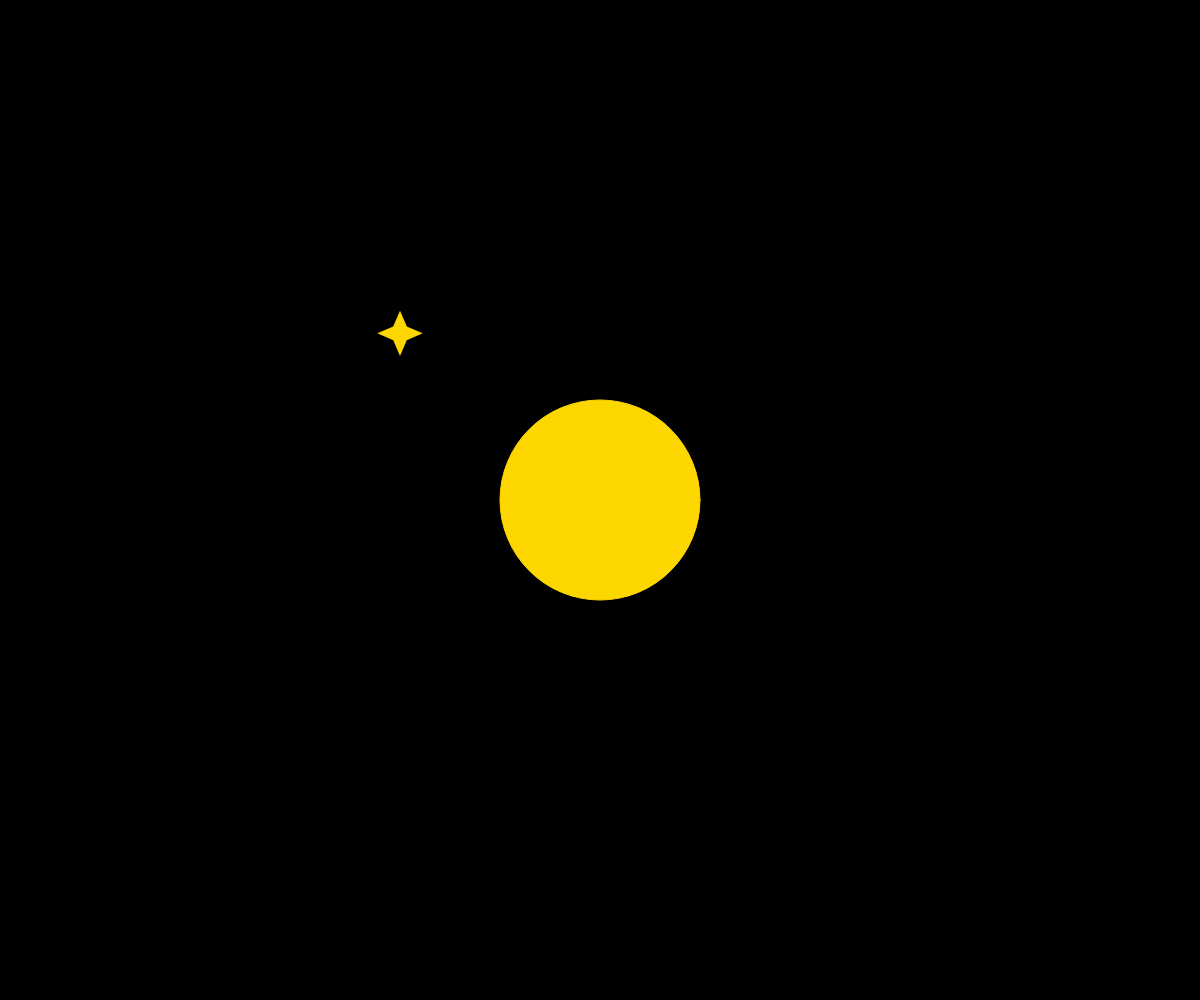
Frame 1 (no input)
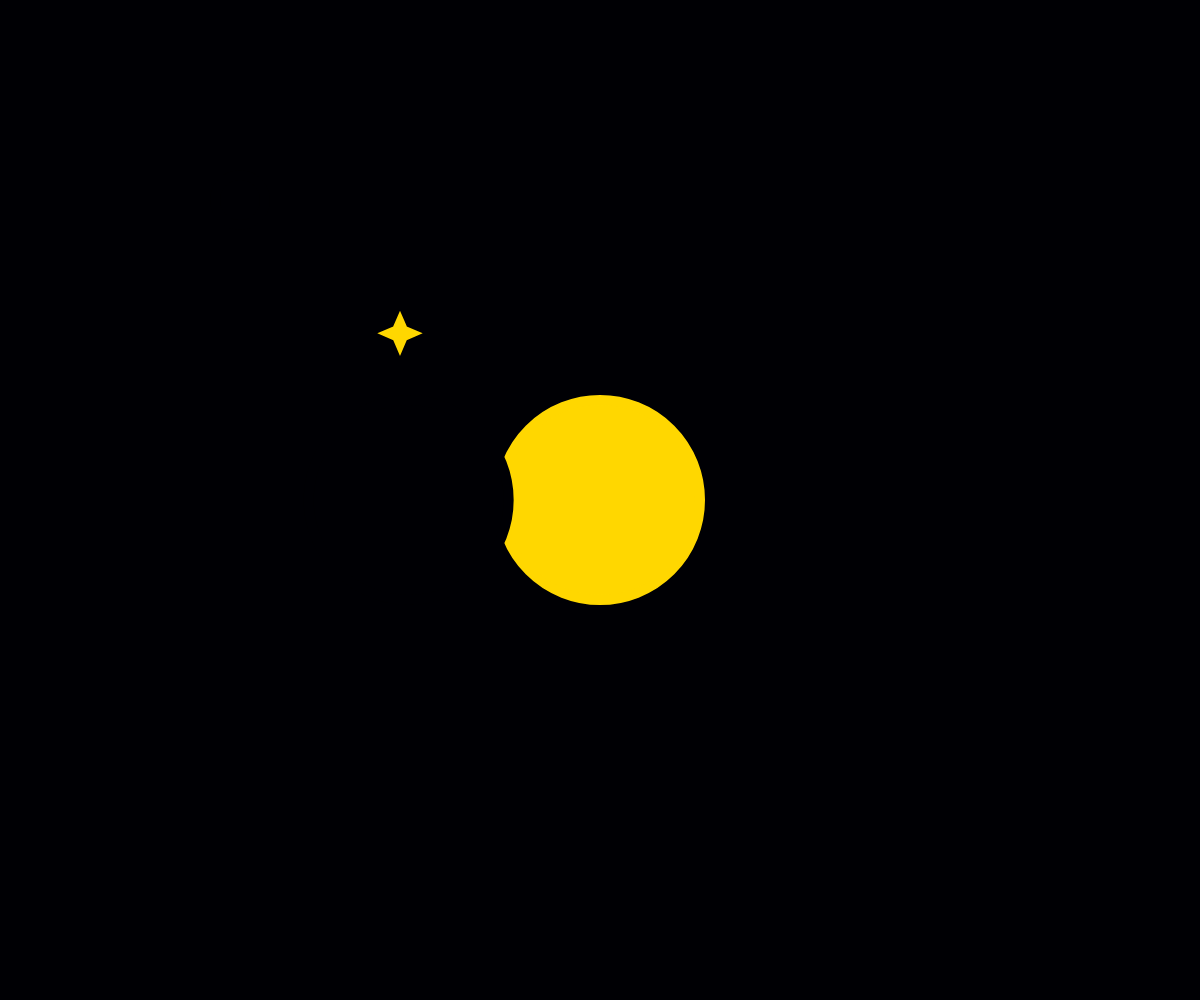
Frame 60 (no input)
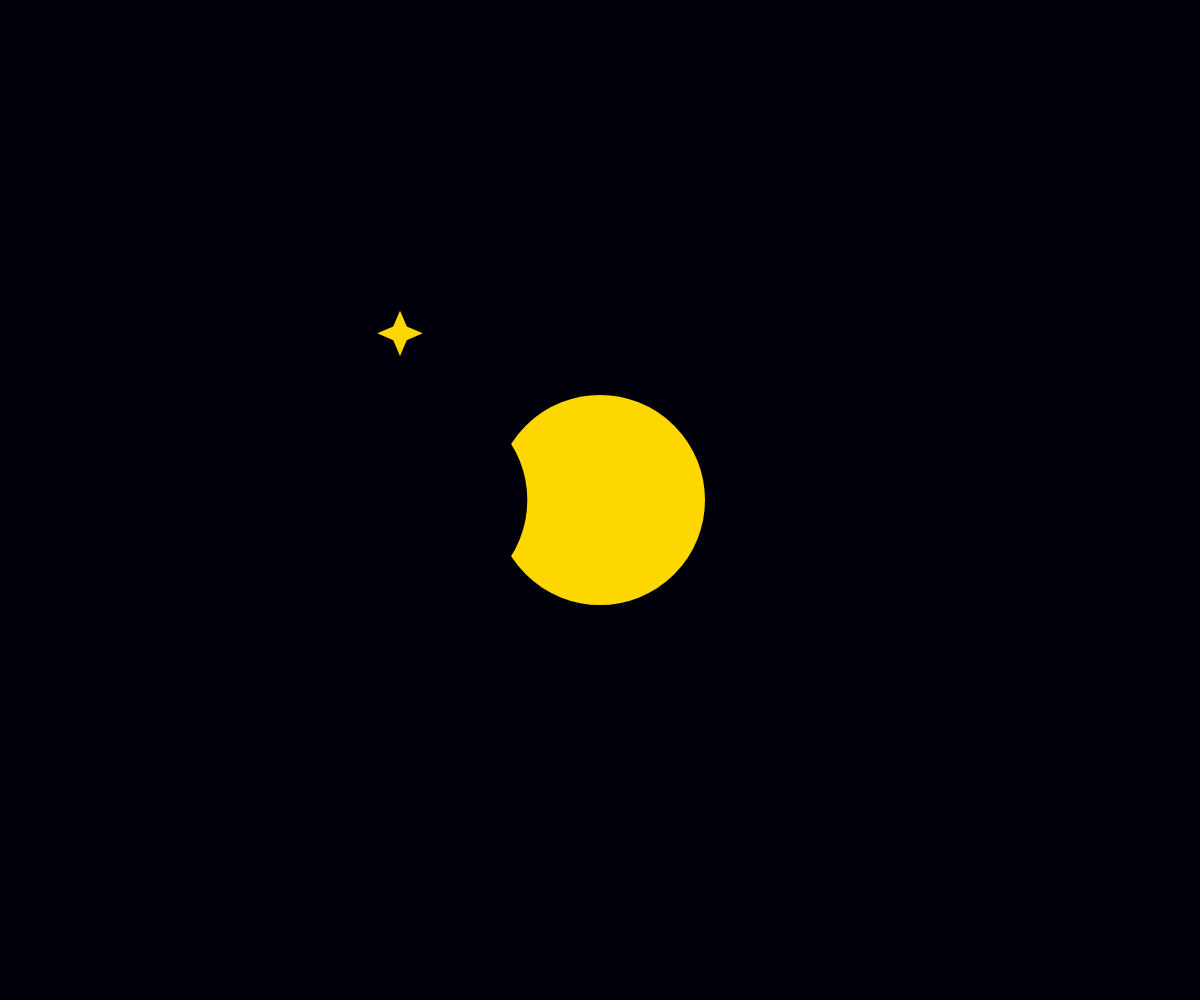
Frame 120 (the mouse pressed at the canvas centre since frame 60)

The p5.js sketch that drew these frames (run headless with seeded random() and noise() and a simulated clock; from frame 60 on, the mouse is pressed at the canvas centre):

// p5.js sketch
// ── sketch.js
//need to make the star a shape so it can take a fill

// function star(x, y, w, c) {
//   let r = w / 2;
//   push();
//   translate(x, y);
//   line(-c, -c, 0, -r);
//   line(0, -r, c, -c);
//   line(c, -c, r, 0);
//   line(r, 0, c, c);
//   line(c, c, 0, r);
//   line(-c, -c, -r, 0);
//   line(-r, 0, -c, c);
//   line(-c, c, 0, r);
//   pop();
// }

//Star blinking every second
// Moon phases every 30 seconds
// Color change from light to dark blue over one minute

function setup() {
  createCanvas(windowWidth, windowHeight);
}



function draw() {
  push();
  //background/sky (one minute = 4 zeroes)
  //want to make it fade back out also??
  let pbg = 60000;
  let cbg = millis() % pbg;
  // hue background
  let hbg = map(cbg, 0, pbg, 0, 255);
  background(0, 0, hbg);
  pop();

  push();
  //moon base
  fill("gold");
  stroke("gold");
  ellipse(width / 2, height / 2, 200);

  //moon overlap (30 seconds= 4 zeroes)
  let pm = 30000;
  let cm = millis() % pm;
  let dm = map(cm, 0, pm, width / 2 - 205, width / 2 + 205);
  fill(0, 0, hbg);
  stroke(0, 0, hbg);
  ellipse(dm, height / 2, 200);
  dm = dm + 1;
  pop();

  //star (1 second)
  fill("gold");
  stroke("gold");
  strokeWeight(10);

  push();
  beginShape();
  translate(width / 3, height / 3);
  let op1 = 10; //outer point
  let ip1 = 3; //inner point
  vertex(0, -op1);
  vertex(ip1, -ip1);
  vertex(op1, 0);
  vertex(ip1, ip1);
  vertex(0, op1);
  vertex(-ip1, ip1);
  vertex(-op1, 0);
  vertex(-ip1, -ip1);
  endShape(CLOSE);
  pop();

  push();
  beginShape();
  translate(width / 5, height / 5);
  let op2 = 10; //outer point
  let ip2 = 3; //inner point
  vertex(0, -op2);
  vertex(ip2, -ip2);
  vertex(op2, 0);
  vertex(ip2, ip2);
  vertex(0, op2);
  vertex(-ip2, ip2);
  vertex(-op2, 0);
  vertex(-ip2, -ip2);
  endShape(CLOSE);
  pop();

  //need to make them twinkle somehow > cover em up?

  push();
  fill(0, 0, hbg);
  stroke(0, 0, hbg);
  let ps1 = 2000; //period star
  let cs1 = millis() % ps1;
  if (cs1 > 1000) {
    ellipse(width / 3, height / 3, 50);
  }
  pop();

  push();
  fill(0, 0, hbg);
  stroke(0, 0, hbg);
  let ps2 = 2000; //period star
  let cs2 = millis() % ps2;
  if (cs2 < 1000) {
    ellipse(width / 5, height / 5, 50);
  }
  pop();

  pop();
}
